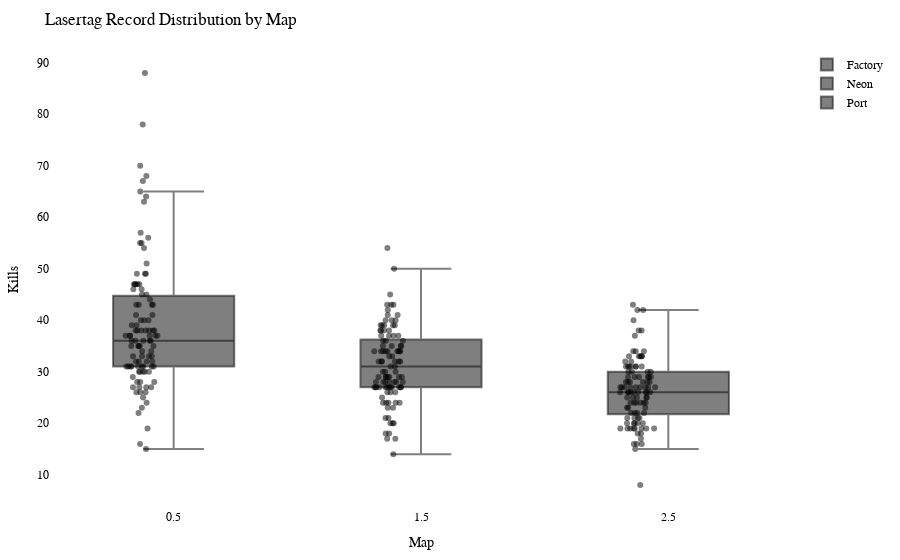

Notebook source saved alongside this figure:
### Code cell
import plotly.graph_objects as go
import plotly.io as pio

df = getRecordsDataframe(minigame="Lasertag")

# Calculate the offset for centering the data points
num_columns = len(df.columns)
offset = 0.5

# Create a Swarm plot using Plotly
fig = go.Figure()

for i, column in enumerate(df.columns):
    x_values = [i + offset] * len(df[column])  # Adjust x-values with offset for horizontal centering
    fig.add_trace(go.Box(x=x_values,
                         y=df[column],
                         name=column,
                         boxpoints='all',
                         pointpos=-0.5,  # Adjust point position to prevent overlapping
                         marker=dict(color='rgba(0,0,0,0.5)', size=6),  # Adjust marker color and size
                         hovertext=df.index,
                         hoverinfo='text+y'))

fig.update_layout(title="Lasertag Record Distribution by Map",
                  xaxis=dict(title="Map"),
                  yaxis=dict(title="Kills"),
                  showlegend=True,
                  font=dict(family="Arial", size=12, color="black"),  # Customize font
                  plot_bgcolor="white",  # Set background color
                  margin=dict(l=50, r=50, t=50, b=50),  # Adjust margins for better layout
                  )

pio.show(fig)

pio.write_html(fig, "out/laser_swarm_plot.html")

### Figure 1 — Plotly figure (JSON) as saved in the notebook; plotly's stock layout.template omitted (floating-point values rounded to 4 significant figures)
{"data": [{"boxpoints": "all", "hoverinfo": "text+y", "hovertext": ["20LeRe10", "2wc", "agowskyy", "Allooy", "Anni808", "Axollotel", "bawskey", "BusinessBent", "ByNetherdude", "byTobi", "cediiiiii_10", "Chander24", "Chrisi20101", "crocodile1870", "cxl1lo", "DarkCobweb", "deadfiight", "DerBaumIstDerWeg", "Dokkkkko", "Ex4cted", "Falke23_5", "Feinberg", "ffawks", "Fflopse", "ForceFox", "Freeeedom", "frutigall", "GamemasterNiki", "GeneralEnte06", "Gerrygames", "Gobo9", "GrafikKatze", "Grapfen", "Gummibearchen", "H1ghsay", "h4nnes", "Harold_Sensemann", "HerrDante", "Jan2220", "JennieKim", "jimmi1410", "JOW23", "Joy_8oy", "KakaMC", "Kanickelul", "Keenaai", "Kokochampi", "Kokochampo", "Kopfradio", "Krusti", "Kyuudo", "La_meleagro", "LeWi_100", "lizsyy", "LordAlexos", "loukrativ", "Lubottus", "Luis_XYZ", "M0orey_0", "marbrueck", "Martomias", "Mincheeen", "MrNulfred", "Mvsk_", "myshq", "Nexilus", "Ninivee", "officialryzon", "Oronor", "PedroZockt", "Picutar", "PixlNight", "PolizeiDreamy", "Radattel", "Radiokopf", "Raefinzs", "Ritokii", "Sackkerl", "SB387", "ScreamingBlatz", "Sebi1801", "Seemops_8", "Sey__", "Shiewk", "Snitcherella", "SpeckyCut", "StaudammAusHolz", "TheBreadHD", "TheFabo", "Tomiokey", "twitchparaskiill", "Txlentierter", "T_Niko_T", "Umgfoin", "WachtelWachtel", "WirdNichtGeladen", "Wissender", "xBaumeisterin", "xX_Dima_ggg_Xx6", "xX_Masha_ggg_Xx9", "yzvm", "_n3d", "_Waldi_"], "marker": {"color": "rgba(0,0,0,0.5)", "size": 6}, "name": "Factory", "pointpos": -0.5, "type": "box", "x": [0.5, 0.5, 0.5, 0.5, 0.5, 0.5, 0.5, 0.5, 0.5, 0.5, 0.5, 0.5, 0.5, 0.5, 0.5, 0.5, 0.5, 0.5, 0.5, 0.5, 0.5, 0.5, 0.5, 0.5, 0.5, 0.5, 0.5, 0.5, 0.5, 0.5, 0.5, 0.5, 0.5, 0.5, 0.5, 0.5, 0.5, 0.5, 0.5, 0.5, 0.5, 0.5, 0.5, 0.5, 0.5, 0.5, 0.5, 0.5, 0.5, 0.5, 0.5, 0.5, 0.5, 0.5, 0.5, 0.5, 0.5, 0.5, 0.5, 0.5, 0.5, 0.5, 0.5, 0.5, 0.5, 0.5, 0.5, 0.5, 0.5, 0.5, 0.5, 0.5, 0.5, 0.5, 0.5, 0.5, 0.5, 0.5, 0.5, 0.5, 0.5, 0.5, 0.5, 0.5, 0.5, 0.5, 0.5, 0.5, 0.5, 0.5, 0.5, 0.5, 0.5, 0.5, 0.5, 0.5, 0.5, 0.5, 0.5, 0.5, 0.5, 0.5, 0.5], "y": [26, 68, 39, 31, 26, 37, 63, 38, 31, 36, 55, 27, 33, 27, 22, 39, 31, 35, 28, 78, 38, 26, 55, 70, 34, 38, 57, 31, 36, 47, 47, 40, 43, 45, 31, 67, 43, 88, 38, 47, 30, 65, 27, 40, 15, 33, 37, 37, 19, 49, 37, 24, 35, 49, 43, 16, 37, 32, 30, 45, 46, 38, 34, 31, 54, 38, 31, 25, 40, 47, 37, 29, 36, 35, 32, 28, 56, 43, 30, 38, 33, 30, 49, 32, 28, 30, 35, 35, 64, 36, 46, 31, 44, 32, 41, 41, 31, 36, 27, 23, 51, 47, 33]}, {"boxpoints": "all", "hoverinfo": "text+y", "hovertext": ["20LeRe10", "2wc", "agowskyy", "Allooy", "Anni808", "Axollotel", "bawskey", "BusinessBent", "ByNetherdude", "byTobi", "cediiiiii_10", "Chander24", "Chrisi20101", "crocodile1870", "cxl1lo", "DarkCobweb", "deadfiight", "DerBaumIstDerWeg", "Dokkkkko", "Ex4cted", "Falke23_5", "Feinberg", "ffawks", "Fflopse", "ForceFox", "Freeeedom", "frutigall", "GamemasterNiki", "GeneralEnte06", "Gerrygames", "Gobo9", "GrafikKatze", "Grapfen", "Gummibearchen", "H1ghsay", "h4nnes", "Harold_Sensemann", "HerrDante", "Jan2220", "JennieKim", "jimmi1410", "JOW23", "Joy_8oy", "KakaMC", "Kanickelul", "Keenaai", "Kokochampi", "Kokochampo", "Kopfradio", "Krusti", "Kyuudo", "La_meleagro", "LeWi_100", "lizsyy", "LordAlexos", "loukrativ", "Lubottus", "Luis_XYZ", "M0orey_0", "marbrueck", "Martomias", "Mincheeen", "MrNulfred", "Mvsk_", "myshq", "Nexilus", "Ninivee", "officialryzon", "Oronor", "PedroZockt", "Picutar", "PixlNight", "PolizeiDreamy", "Radattel", "Radiokopf", "Raefinzs", "Ritokii", "Sackkerl", "SB387", "ScreamingBlatz", "Sebi1801", "Seemops_8", "Sey__", "Shiewk", "Snitcherella", "SpeckyCut", "StaudammAusHolz", "TheBreadHD", "TheFabo", "Tomiokey", "twitchparaskiill", "Txlentierter", "T_Niko_T", "Umgfoin", "WachtelWachtel", "WirdNichtGeladen", "Wissender", "xBaumeisterin", "xX_Dima_ggg_Xx6", "xX_Masha_ggg_Xx9", "yzvm", "_n3d", "_Waldi_"], "marker": {"color": "rgba(0,0,0,0.5)", "size": 6}, "name": "Neon", "pointpos": -0.5, "type": "box", "x": [1.5, 1.5, 1.5, 1.5, 1.5, 1.5, 1.5, 1.5, 1.5, 1.5, 1.5, 1.5, 1.5, 1.5, 1.5, 1.5, 1.5, 1.5, 1.5, 1.5, 1.5, 1.5, 1.5, 1.5, 1.5, 1.5, 1.5, 1.5, 1.5, 1.5, 1.5, 1.5, 1.5, 1.5, 1.5, 1.5, 1.5, 1.5, 1.5, 1.5, 1.5, 1.5, 1.5, 1.5, 1.5, 1.5, 1.5, 1.5, 1.5, 1.5, 1.5, 1.5, 1.5, 1.5, 1.5, 1.5, 1.5, 1.5, 1.5, 1.5, 1.5, 1.5, 1.5, 1.5, 1.5, 1.5, 1.5, 1.5, 1.5, 1.5, 1.5, 1.5, 1.5, 1.5, 1.5, 1.5, 1.5, 1.5, 1.5, 1.5, 1.5, 1.5, 1.5, 1.5, 1.5, 1.5, 1.5, 1.5, 1.5, 1.5, 1.5, 1.5, 1.5, 1.5, 1.5, 1.5, 1.5, 1.5, 1.5, 1.5, 1.5, 1.5, 1.5], "y": [20, 38, 34, 30, 27, 35, 32, 28, 29, 26, 41, 17, 27, 27, 17, 39, 28, 38, 18, 39, 34, 21, 34, 45, 20, 36, 36, 28, 27, 39, 43, 34, 40, 35, 28, 34, 29, 50, 31, 28, 23, 43, 25, 37, 24, 29, 21, 34, 18, 35, 27, 20, 32, 36, 32, 14, 39, 23, 27, 32, 28, 41, 28, 40, 38, 27, 29, null, 40, 43, 32, 27, 29, 27, 27, 29, 34, 31, 24, 38, 32, 30, 27, 26, 27, 24, 34, 35, 54, 37, 39, null, 26, 30, 37, 33, 34, 24, 29, 24, 42, 37, 33]}, {"boxpoints": "all", "hoverinfo": "text+y", "hovertext": ["20LeRe10", "2wc", "agowskyy", "Allooy", "Anni808", "Axollotel", "bawskey", "BusinessBent", "ByNetherdude", "byTobi", "cediiiiii_10", "Chander24", "Chrisi20101", "crocodile1870", "cxl1lo", "DarkCobweb", "deadfiight", "DerBaumIstDerWeg", "Dokkkkko", "Ex4cted", "Falke23_5", "Feinberg", "ffawks", "Fflopse", "ForceFox", "Freeeedom", "frutigall", "GamemasterNiki", "GeneralEnte06", "Gerrygames", "Gobo9", "GrafikKatze", "Grapfen", "Gummibearchen", "H1ghsay", "h4nnes", "Harold_Sensemann", "HerrDante", "Jan2220", "JennieKim", "jimmi1410", "JOW23", "Joy_8oy", "KakaMC", "Kanickelul", "Keenaai", "Kokochampi", "Kokochampo", "Kopfradio", "Krusti", "Kyuudo", "La_meleagro", "LeWi_100", "lizsyy", "LordAlexos", "loukrativ", "Lubottus", "Luis_XYZ", "M0orey_0", "marbrueck", "Martomias", "Mincheeen", "MrNulfred", "Mvsk_", "myshq", "Nexilus", "Ninivee", "officialryzon", "Oronor", "PedroZockt", "Picutar", "PixlNight", "PolizeiDreamy", "Radattel", "Radiokopf", "Raefinzs", "Ritokii", "Sackkerl", "SB387", "ScreamingBlatz", "Sebi1801", "Seemops_8", "Sey__", "Shiewk", "Snitcherella", "SpeckyCut", "StaudammAusHolz", "TheBreadHD", "TheFabo", "Tomiokey", "twitchparaskiill", "Txlentierter", "T_Niko_T", "Umgfoin", "WachtelWachtel", "WirdNichtGeladen", "Wissender", "xBaumeisterin", "xX_Dima_ggg_Xx6", "xX_Masha_ggg_Xx9", "yzvm", "_n3d", "_Waldi_"], "marker": {"color": "rgba(0,0,0,0.5)", "size": 6}, "name": "Port", "pointpos": -0.5, "type": "box", "x": [2.5, 2.5, 2.5, 2.5, 2.5, 2.5, 2.5, 2.5, 2.5, 2.5, 2.5, 2.5, 2.5, 2.5, 2.5, 2.5, 2.5, 2.5, 2.5, 2.5, 2.5, 2.5, 2.5, 2.5, 2.5, 2.5, 2.5, 2.5, 2.5, 2.5, 2.5, 2.5, 2.5, 2.5, 2.5, 2.5, 2.5, 2.5, 2.5, 2.5, 2.5, 2.5, 2.5, 2.5, 2.5, 2.5, 2.5, 2.5, 2.5, 2.5, 2.5, 2.5, 2.5, 2.5, 2.5, 2.5, 2.5, 2.5, 2.5, 2.5, 2.5, 2.5, 2.5, 2.5, 2.5, 2.5, 2.5, 2.5, 2.5, 2.5, 2.5, 2.5, 2.5, 2.5, 2.5, 2.5, 2.5, 2.5, 2.5, 2.5, 2.5, 2.5, 2.5, 2.5, 2.5, 2.5, 2.5, 2.5, 2.5, 2.5, 2.5, 2.5, 2.5, 2.5, 2.5, 2.5, 2.5, 2.5, 2.5, 2.5, 2.5, 2.5, 2.5], "y": [19, 27, 24, 20, 20, 25, 30, 26, 19, 20, 33, 19, 29, 25, 18, 28, 24, 28, 15, 33, 25, 24, 31, 43, 16, 34, 38, 27, 26, 29, 37, 27, 38, 31, 27, 33, 28, 40, 27, 23, 27, 42, 33, 26, null, 22, 17, 24, 16, 26, 22, 8, 31, 33, 30, 16, 32, 22, 27, 25, 31, 30, 26, 19, 34, 29, 24, 29, 31, 42, 26, 21, 23, 19, 28, 27, 18, 29, 25, 28, null, 20, 32, 26, 20, 21, 21, 24, 31, 26, 27, 19, 22, 30, 29, 26, 28, 19, 23, 19, 31, 34, 21]}], "layout": {"font": {"color": "black", "family": "Arial", "size": 12}, "margin": {"b": 50, "l": 50, "r": 50, "t": 50}, "plot_bgcolor": "white", "showlegend": true, "title": {"text": "Lasertag Record Distribution by Map"}, "xaxis": {"title": {"text": "Map"}}, "yaxis": {"title": {"text": "Kills"}}}}
